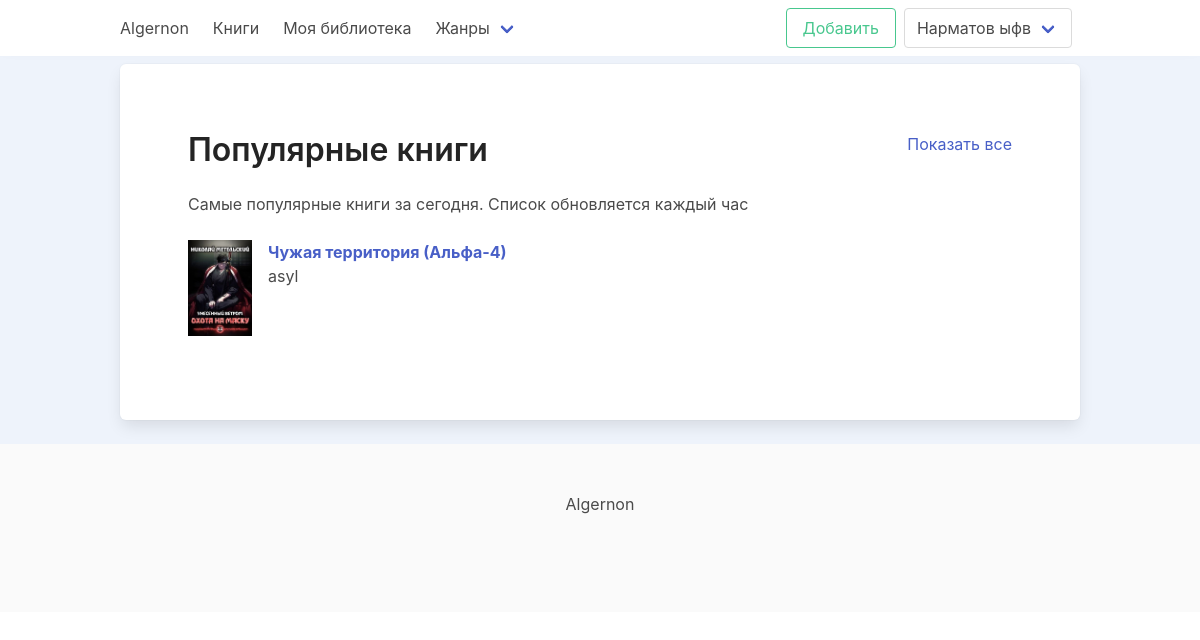
The page / (signed in) on the database its author committed.
### account/models.py (models this page shows, shortened)
class CustomUser(AbstractUser):
    USERNAME_FIELD = 'email'
    REQUIRED_FIELDS = ['username']
    email = models.EmailField(_('Email'), unique=True)
    DS = "Don't Show"
    MALE = "Male"
    FEMALE = "Female"
    GENDER_CHOICES = (
        (DS, _("Don't Show")),
        (MALE, _("Male")),
        (FEMALE, _("Female"))
    )
    ONLY_MONTH_AND_DAY = "Only month and day"
    SHOW = "Show"
    BIRTHDAY_CHOICES = (
        (DS, _("Don't Show")),
        (ONLY_MONTH_AND_DAY, _("Only month and day")),
        (SHOW, _("Show birthday"))
    )
    slug = models.SlugField(unique=True, null=True, blank=True)
    image = models.ImageField(upload_to='profile/%Y/%m-%d', default='images/no-image.png', blank=True)
    name = models.CharField(max_length=250, unique=True)
    status = models.CharField(max_length=250, null=True, blank=True)
    birthday = models.DateField(null=True, blank=True)
    birthday_visibility = models.CharField(max_length=40, choices=BIRTHDAY_CHOICES, default=DS)
    gender = models.CharField(max_length=50, choices=GENDER_CHOICES, default=DS)
    information = QuillField(max_length=1000, null=True, blank=True)
    def get_absolute_url(self):
        return reverse('account:profile', args=[self.slug])
    def get_account_lib_url(self):
        return reverse('account:library', args=[self.slug])
    def get_author_url(self):
        return reverse('authors:author_detail', args=[self.pk])

### books/models.py (models this page shows, shortened)
class Book(models.Model):
    BOOK_CHOICES = (
        ("A", _("All")),
        ("O", _("Only friends")),
        ("N", _("Nobody"))
    )
    STATUS_CHOICES = (
        ("F", _("Finished")),
        ("D", _("Draft")),
        ("N", _("Not finished"))
    )
    author = models.ForeignKey(
        settings.AUTH_USER_MODEL,
        on_delete=models.CASCADE,
        related_name="books",
        verbose_name=_("Author")
    )
    cover = models.ImageField(upload_to="images/%Y-%m-%d/", default='images/no-image.jpg')
    title = models.CharField(max_length=150, unique=True, verbose_name=_("Book Name"))
    type = models.ForeignKey(
        Type,
        on_delete=models.SET_NULL,
        null=True,
        related_name="books",
        verbose_name=_("Book Type")
    )
    genre = models.ForeignKey(
        Genre,
        on_delete=models.SET_NULL,
        null=True,
        blank=True,
        related_name="books",
        verbose_name=_("Genre of the book")
    )
    cycle = models.ForeignKey(
        Cycle,
        on_delete=models.PROTECT,
        null=True,
        blank=True,
        related_name="books",
        verbose_name=_("Book Cycle")
    )
    description = models.TextField(max_length=1000, null=True, blank=True)
    remark = models.TextField(max_length=1000, null=True, blank=True)
    status = models.CharField(max_length=2, choices=STATUS_CHOICES, default="N")
    is_introductory = models.BooleanField(default=False)
    is_eighteen_plus = models.BooleanField(default=False)
    is_published = models.BooleanField(default=False)
    can_comment = models.CharField(max_length=2, choices=BOOK_CHOICES, default="N")
    can_read = models.CharField(max_length=2, choices=BOOK_CHOICES, default="N")
    can_download = models.CharField(max_length=2, choices=BOOK_CHOICES, default="N")
    views = models.PositiveIntegerField(default=0)
    created_at = models.DateTimeField(auto_now_add=True)
    updated_at = models.DateTimeField(auto_now=True)
    class Meta:
        verbose_name = _("Book Info")
        verbose_name_plural = _("Books Info")
    def get_absolute_url(self):
        return reverse('books:detail', args=[self.id])

### books/views.py (the view)
# urls.py: path('', ShowCaseBookList.as_view(), name="homepage"),
class ShowCaseBookList(ListView):
    template_name = 'homepage.html'
    context_object_name = 'books'
    model = Book
    def get_queryset(self, *args, **kwargs):
        books = Book.objects.all()
        return books
    def get_context_data(self, *, object_list=None, **kwargs):
        context = super().get_context_data(**kwargs)
        context['genres'] = Genre.objects.filter(is_important=True)[:3]
        return context

### books/custom_context_processor.py (called while the page is built)
def genre_list(request):
    return {
        'genres': Genre.objects.all()
    }

### templates/homepage.html (shortened to what this page needs)
{% extends 'base.html' %}
{% load static %}
{% block content %}
    <div class=" container box">
        <section class="section">
            <div class="columns">
                <div class="column is-6">
                    <h3 class="title is-3 has-text-black-ter is-pulled-left">Популярные книги</h3>
                </div>
                <div class="column is-6">
                    <a href="" class="is-pulled-right">Показать все</a>
                </div>
            </div>
            <p class="mt-3 mb-5">
                Самые популярные книги за сегодня. Список обновляется каждый час
            </p>
            <div class="books">
                <div class="columns is-multiline">
                    {% for book in books %}
                        <div class="column is-6 mb-6">
                            <div class="media">
                                <figure class="media-left">
                                    <p class="image is-64x64">
                                        <a href="{{ book.get_absolute_url }}">
                                            <img src="{{ book.cover.url }}">
                                        </a>
                                    </p>
                                </figure>
                                <div class="media-content">
                                    <div class="content">
                                        <p>
                                            <a href="{{ book.get_absolute_url }}">
                                                <strong>{{ book.title }}</strong>
                                            </a>
                                            <br>
                                            <a href="{{ book.author.get_author_url }}" class="has-text-grey-dark">
                                                {{ book.author.name }}
                                            </a>
                                        </p>
                                    </div>
                                </div>
                            </div>
                        </div>
                    {% endfor %}
                </div>
            </div>
        </section>
    </div>
{% endblock content %}

### templates/includes/_header.html (shortened to what this page needs)
<header class="box">
    <nav class="navbar  is-fixed-top" role="navigation" aria-label="main navigation">
        <div class="container">
            <div class="navbar-brand">
                <a class="navbar-item" href="/">
                    Algernon
                </a>
            </div>
            <div id="navbarBasicExample" class="navbar-menu">
                <div class="navbar-start">
                    <a class="navbar-item" href="{% url 'books:books' %}">
                        Книги
                    </a>
                    <a class="navbar-item" href="{{ request.user.get_account_lib_url }}">
                        Моя библиотека
                    </a>
                    <div class="navbar-item has-dropdown is-hoverable">
                        <a class="navbar-link">
                            Жанры
                        </a>
                    </div>
                </div>
                <div class="navbar-end">
                    <div class="navbar-item">
                        <div class="buttons">
                            <a href="{% url 'books:new_book' %}" class="button is-success is-outlined">Добавить</a>
                            {% if request.user.is_authenticated %}
                                <div class="navbar-item has-dropdown is-hoverable">
                                <a class="navbar-link button">
                                    {{ request.user.name }}
                                </a>
                            {% endif %}
                            </div>
                        </div>
                    </div>
                </div>
            </div>
        </div>
    </nav>
</header>

### static/css/base.css (style rules this page uses)
body { background-color: #eef3fb; }
:root { --green: #47cf73; --green-light: #d3ffe1; --green-dark: #248c46; --yellow: #ffdd40; --yellow-light: #f9e9a2; --yellow-dark: #d9b200; --purple: #ae63e4; --purple-light: #be9fe4; --purple-dark: #754cac; --red: #ff3c41; --red-very-light: #ffcfcb; --red-light: #f19994; --red-dark: #a00808; --blue: #0ebeff; --blue-light: #76daff; --blue-dark: #3d88c3; --gray: #9b9dad; --gray-light-6: #f1f1f3; --gray-light-5: #e3e4e8; --gray-light-4: #d5d7de; --gray-light-3: #c7c9d3; --gray-light-2: #b7bbc8; --gray-light-1: #aaaebc; --gray-dark-1: #868ca0; --gray-dark-2: #717790; --gray-dark-3: #5a5f73; --gray-dark-4: #444857; --gray-dark-5: #2c303a; --gray-dark-6: #1e1f26; --gray-dark-7: #131417; --gray-dark-8: #0a0a0c; --gray-dark-9: #010101; }

### rows shown on the page
CustomUser: user.name "Нарматов ыфв"
Book: cover (picture), title "Чужая территория (Альфа-4)", author.name "asyl"
